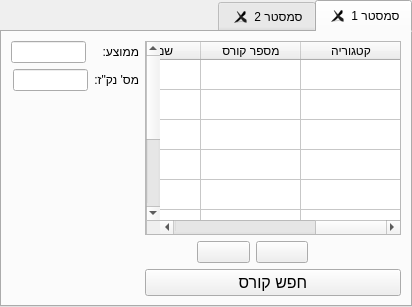
         <widget class="QTabWidget" name="courses_tab_widget">
          <property name="sizePolicy">
           <sizepolicy hsizetype="MinimumExpanding" vsizetype="MinimumExpanding">
            <horstretch>0</horstretch>
            <verstretch>0</verstretch>
           </sizepolicy>
          </property>
          <property name="layoutDirection">
           <enum>Qt::RightToLeft</enum>
          </property>
          <property name="tabShape">
           <enum>QTabWidget::Rounded</enum>
          </property>
          <property name="currentIndex">
           <number>0</number>
          </property>
          <property name="tabsClosable">
           <bool>true</bool>
          </property>
          <property name="movable">
           <bool>true</bool>
          </property>
          <widget class="QWidget" name="semester_1">
           <property name="accessibleName">
            <string/>
           </property>
           <property name="locale">
            <locale language="Hebrew" country="Israel"/>
           </property>
           <attribute name="title">
            <string>סמסטר 1</string>
           </attribute>
           <layout class="QGridLayout" name="gridLayout_4">
            <item row="0" column="0">
             <layout class="QGridLayout" name="gridLayout_2">
              <item row="2" column="0">
               <layout class="QHBoxLayout" name="horizontalLayout_3">
                <item>
                 <spacer name="horizontalSpacer_3">
                  <property name="orientation">
                   <enum>Qt::Horizontal</enum>
                  </property>
                  <property name="sizeHint" stdset="0">
                   <size>
                    <width>40</width>
                    <height>20</height>
                   </size>
                  </property>
                 </spacer>
                </item>
                <item>
                 <spacer name="horizontalSpacer">
                  <property name="orientation">
                   <enum>Qt::Horizontal</enum>
                  </property>
                  <property name="sizeType">
                   <enum>QSizePolicy::Ignored</enum>
                  </property>
                  <property name="sizeHint" stdset="0">
                   <size>
                    <width>40</width>
                    <height>20</height>
                   </size>
                  </property>
                 </spacer>
                </item>
                <item>
                 <widget class="QPushButton" name="semester_table_remove_line">
                  <property name="sizePolicy">
                   <sizepolicy hsizetype="MinimumExpanding" vsizetype="Fixed">
                    <horstretch>0</horstretch>
                    <verstretch>0</verstretch>
                   </sizepolicy>
                  </property>
                  <property name="toolTip">
                   <string>&lt;html&gt;&lt;head/&gt;&lt;body&gt;&lt;p&gt;&lt;span style=&quot; font-size:12pt; font-weight:600;&quot;&gt;הסר שורה&lt;/span&gt;&lt;/p&gt;&lt;/body&gt;&lt;/html&gt;</string>
                  </property>
                  <property name="layoutDirection">
                   <enum>Qt::LeftToRight</enum>
                  </property>
                  <property name="text">
                   <string/>
                  </property>
                  <property name="icon">
                   <iconset>
                    <normaloff>../images/list-remove.svg</normaloff>../images/list-remove.svg</iconset>
                  </property>
                  <property name="iconSize">
                   <size>
                    <width>32</width>
                    <height>32</height>
                   </size>
                  </property>
                 </widget>
                </item>
                <item>
                 <widget class="QPushButton" name="semester_table_add_line">
                  <property name="sizePolicy">
                   <sizepolicy hsizetype="MinimumExpanding" vsizetype="Fixed">
                    <horstretch>0</horstretch>
                    <verstretch>0</verstretch>
                   </sizepolicy>
                  </property>
                  <property name="toolTip">
                   <string>&lt;html&gt;&lt;head/&gt;&lt;body&gt;&lt;p&gt;&lt;span style=&quot; font-size:12pt; font-weight:600;&quot;&gt;הוסף שורה&lt;/span&gt;&lt;/p&gt;&lt;/body&gt;&lt;/html&gt;</string>
                  </property>
                  <property name="layoutDirection">
                   <enum>Qt::LeftToRight</enum>
                  </property>
                  <property name="text">
                   <string/>
                  </property>
                  <property name="icon">
                   <iconset>
                    <normaloff>../images/list-add.svg</normaloff>../images/list-add.svg</iconset>
                  </property>
                  <property name="iconSize">
                   <size>
                    <width>32</width>
                    <height>32</height>
                   </size>
                  </property>
                 </widget>
                </item>
                <item>
                 <spacer name="horizontalSpacer_4">
                  <property name="orientation">
                   <enum>Qt::Horizontal</enum>
                  </property>
                  <property name="sizeHint" stdset="0">
                   <size>
                    <width>40</width>
                    <height>20</height>
                   </size>
                  </property>
                 </spacer>
                </item>
               </layout>
              </item>
              <item row="0" column="1">
               <layout class="QVBoxLayout" name="verticalLayout_3">
                <item>
                 <layout class="QHBoxLayout" name="horizontalLayout_4">
                  <item>
                   <widget class="QLabel" name="semester_average_label">
                    <property name="sizePolicy">
                     <sizepolicy hsizetype="Fixed" vsizetype="Fixed">
                      <horstretch>0</horstretch>
                      <verstretch>0</verstretch>
                     </sizepolicy>
                    </property>
                    <property name="text">
                     <string>ממוצע:   </string>
                    </property>
                   </widget>
                  </item>
                  <item>
                   <widget class="QLineEdit" name="semester_average_in">
                    <property name="sizePolicy">
                     <sizepolicy hsizetype="Fixed" vsizetype="Fixed">
                      <horstretch>0</horstretch>
                      <verstretch>0</verstretch>
                     </sizepolicy>
                    </property>
                    <property name="maximumSize">
                     <size>
                      <width>75</width>
                      <height>16777215</height>
                     </size>
                    </property>
                    <property name="text">
                     <string/>
                    </property>
                    <property name="alignment">
                     <set>Qt::AlignCenter</set>
                    </property>
                    <property name="readOnly">
                     <bool>true</bool>
                    </property>
                   </widget>
                  </item>
                 </layout>
                </item>
                <item>
                 <layout class="QHBoxLayout" name="horizontalLayout_5">
                  <item>
                   <widget class="QLabel" name="semester_points_label">
                    <property name="sizePolicy">
                     <sizepolicy hsizetype="Fixed" vsizetype="Fixed">
                      <horstretch>0</horstretch>
                      <verstretch>0</verstretch>
                     </sizepolicy>
                    </property>
                    <property name="text">
                     <string>מס' נק&quot;ז:</string>
                    </property>
                   </widget>
                  </item>
                  <item>
                   <widget class="QLineEdit" name="semester_points_in">
                    <property name="sizePolicy">
                     <sizepolicy hsizetype="Fixed" vsizetype="Fixed">
                      <horstretch>0</horstretch>
                      <verstretch>0</verstretch>
                     </sizepolicy>
                    </property>
                    <property name="maximumSize">
                     <size>
                      <width>75</width>
                      <height>16777215</height>
                     </size>
                    </property>
                    <property name="text">
                     <string/>
                    </property>
                    <property name="alignment">
                     <set>Qt::AlignCenter</set>
                    </property>
                    <property name="readOnly">
                     <bool>true</bool>
                    </property>
                   </widget>
                  </item>
                 </layout>
                </item>
               </layout>
              </item>
              <item row="1" column="1">
               <spacer name="verticalSpacer">
                <property name="orientation">
                 <enum>Qt::Vertical</enum>
                </property>
                <property name="sizeHint" stdset="0">
                 <size>
                  <width>20</width>
                  <height>40</height>
                 </size>
                </property>
               </spacer>
              </item>
              <item row="0" column="0" rowspan="2">
               <widget class="QTableWidget" name="courses_table">
                <property name="sizePolicy">
                 <sizepolicy hsizetype="Expanding" vsizetype="Expanding">
                  <horstretch>0</horstretch>
                  <verstretch>0</verstretch>
                 </sizepolicy>
                </property>
                <property name="mouseTracking">
                 <bool>true</bool>
                </property>
                <property name="layoutDirection">
                 <enum>Qt::RightToLeft</enum>
                </property>
                <property name="sortingEnabled">
                 <bool>true</bool>
                </property>
                <attribute name="horizontalHeaderVisible">
                 <bool>true</bool>
                </attribute>
                <attribute name="horizontalHeaderCascadingSectionResizes">
                 <bool>false</bool>
                </attribute>
                <attribute name="horizontalHeaderShowSortIndicator" stdset="0">
                 <bool>true</bool>
                </attribute>
                <attribute name="horizontalHeaderStretchLastSection">
                 <bool>false</bool>
                </attribute>
                <attribute name="verticalHeaderVisible">
                 <bool>false</bool>
                </attribute>
                <attribute name="verticalHeaderCascadingSectionResizes">
                 <bool>true</bool>
                </attribute>
                <attribute name="verticalHeaderStretchLastSection">
                 <bool>false</bool>
                </attribute>
                <row>
                 <property name="text">
                  <string>New Row</string>
                 </property>
                </row>
                <row>
                 <property name="text">
                  <string>New Row</string>
                 </property>
                </row>
                <row>
                 <property name="text">
                  <string>New Row</string>
                 </property>
                </row>
                <row>
                 <property name="text">
                  <string>New Row</string>
                 </property>
                </row>
                <row>
                 <property name="text">
                  <string>New Row</string>
                 </property>
                </row>
                <row>
                 <property name="text">
                  <string>New Row</string>
                 </property>
                </row>
                <row>
                 <property name="text">
                  <string>New Row</string>
                 </property>
                </row>
                <row>
                 <property name="text">
                  <string>New Row</string>
                 </property>
                </row>
                <row>
                 <property name="text">
                  <string>New Row</string>
                 </property>
                </row>
                <column>
                 <property name="text">
                  <string>קטגוריה</string>
                 </property>
                </column>
                <column>
                 <property name="text">
                  <string>מספר קורס</string>
                 </property>
                </column>
                <column>
                 <property name="text">
                  <string>שם קורס</string>
                 </property>
                </column>
                <column>
                 <property name="text">
                  <string>נק&quot;ז</string>
                 </property>
                </column>
                <column>
                 <property name="text">
                  <string>ציון</string>
                 </property>
                </column>
                <column>
                 <property name="text">
                  <string/>
                 </property>
                </column>
               </widget>
              </item>
              <item row="3" column="0">
               <widget class="QPushButton" name="semester_add_course">
                <property name="font">
                 <font>
                  <pointsize>12</pointsize>
                  <weight>50</weight>
                  <italic>false</italic>
                  <bold>false</bold>
                 </font>
                </property>
                <property name="text">
                 <string>חפש קורס</string>
                </property>
               </widget>
              </item>
             </layout>
            </item>
           </layout>
          </widget>
          <widget class="QWidget" name="semester_2">
           <attribute name="title">
            <string>סמסטר 2</string>
           </attribute>
           <layout class="QGridLayout" name="gridLayout"/>
          </widget>
         </widget>
